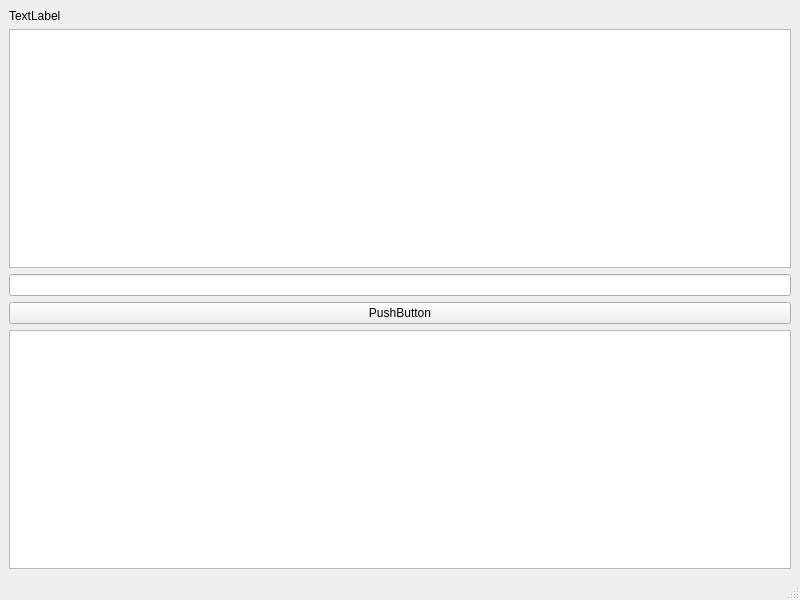
<?xml version="1.0" encoding="UTF-8"?>
<ui version="4.0">
 <class>MainWindow</class>
 <widget class="QMainWindow" name="MainWindow">
  <property name="geometry">
   <rect>
    <x>0</x>
    <y>0</y>
    <width>800</width>
    <height>600</height>
   </rect>
  </property>
  <property name="windowTitle">
   <string>MainWindow</string>
  </property>
  <widget class="QWidget" name="centralwidget">
   <layout class="QVBoxLayout" name="verticalLayout">
    <item>
     <widget class="QLabel" name="label">
      <property name="text">
       <string>TextLabel</string>
      </property>
     </widget>
    </item>
    <item>
     <widget class="PlotWidget" name="graphicsView"/>
    </item>
    <item>
     <widget class="QLineEdit" name="lineEdit"/>
    </item>
    <item>
     <widget class="QPushButton" name="pushButton">
      <property name="text">
       <string>PushButton</string>
      </property>
     </widget>
    </item>
    <item>
     <widget class="QTableWidget" name="tableWidget"/>
    </item>
   </layout>
  </widget>
  <widget class="QMenuBar" name="menubar">
   <property name="geometry">
    <rect>
     <x>0</x>
     <y>0</y>
     <width>800</width>
     <height>22</height>
    </rect>
   </property>
  </widget>
  <widget class="QStatusBar" name="statusbar"/>
 </widget>
 <customwidgets>
  <customwidget>
   <class>PlotWidget</class>
   <extends>QGraphicsView</extends>
   <header location="global">plotwidget.h</header>
  </customwidget>
 </customwidgets>
 <resources/>
 <connections/>
</ui>
